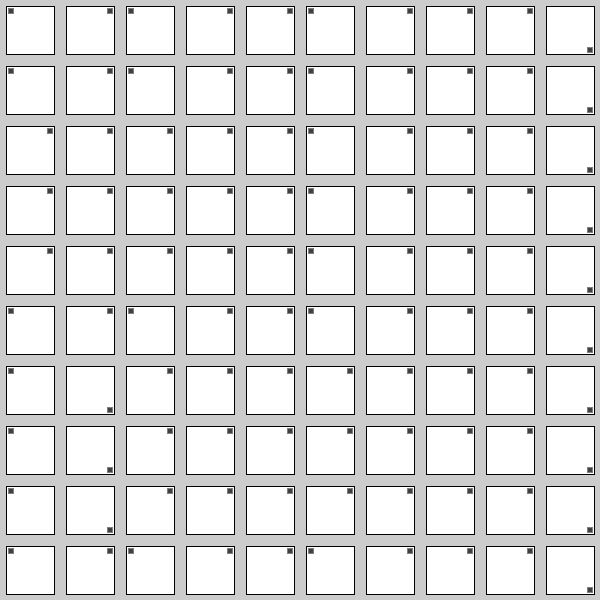
Frame 1 (no input)
Frame 2 (the mouse pressed at the canvas centre, redrawn once): identical to frame 1, image omitted

The Processing sketch that drew this single still picture (run headless with seeded random() and noise(); the mouse was pressed at the canvas centre and the sketch redrawn once):

// Processing sketch: squareCorners
// ── squareCorners.pde
float MARGIN_SIZE = 16.0;
int ROW_SIZE = 10;
float MAX_SQUARE_SIZE = 0.0;
float NOISE_SCALE = 0.000125;
float SQUARE_INTERVAL = 0.0;
PVector[] squares = new PVector[ROW_SIZE * ROW_SIZE];
int[] buckets = new int[4];

void setup() {
  println("setup() starting...");
  size(600,600);
  SQUARE_INTERVAL = ( width / ROW_SIZE);
  MAX_SQUARE_SIZE = SQUARE_INTERVAL * 0.8;
  MARGIN_SIZE = ( SQUARE_INTERVAL - MAX_SQUARE_SIZE ) / 2.0;
  squares = prepare_squares();
  println("setup() finished.");
  // frameRate(15);
  noLoop();
}

void mouseClicked() {
  squares = prepare_squares();
  NOISE_SCALE = mouseY;
  MAX_SQUARE_SIZE = mouseX / 2.0;
  println("NOISE_SCALE="+NOISE_SCALE+", MAX_SQUARE_SIZE="+MAX_SQUARE_SIZE);
}

void draw() {
  println("draw() starting...");
  clear();
  for (PVector square : squares) {
    // float cornerNoiseValue = noise(square.x / NOISE_SCALE, square.y / NOISE_SCALE, frameCount / NOISE_SCALE);
    float cornerNoiseValue = noise(square.x / NOISE_SCALE, square.y / NOISE_SCALE);
    // stroke(255, 0, 255);
    stroke(0);
    fill(255, 255, 255);
    // fill(58, 110, 165);
    rectMode(CORNER);
    rect(square.x, square.y, MAX_SQUARE_SIZE, MAX_SQUARE_SIZE);
    drawCorner(square, cornerNoiseValue);
  }
  println("buckets: "+buckets[0]+"-"+buckets[1]+"-"+buckets[2]+"-"+buckets[3]);
}

void drawCorner(PVector square, float noiseValue) {
  PVector corner = new PVector(0, 0);

  float ornamentSideLength = 5.0;
  float ornamentMargin = floor(ornamentSideLength * 0.8);
  ornamentMargin = ornamentSideLength;

  // top left
  if (noiseValue < 0.25) {
    corner = new PVector(square.x + ornamentMargin, square.y + ornamentMargin);
    buckets[0]++;
  }
  // top right
  else if (noiseValue < 0.5) {
    corner = new PVector(square.x + MAX_SQUARE_SIZE - ornamentMargin + 1, square.y + ornamentMargin);
    buckets[1]++;
  }
  // bottom right
  else if (noiseValue < 0.75) {
    corner = new PVector(square.x + MAX_SQUARE_SIZE - ornamentMargin + 1, square.y + MAX_SQUARE_SIZE - ornamentMargin + 1);
    buckets[2]++;
  }
  // bottom left
  else if (noiseValue <= 1.0) {
    corner = new PVector(square.x + ornamentMargin, square.y + MAX_SQUARE_SIZE - ornamentMargin);
    buckets[3]++;
  }

  // stroke(255,0,255);
  // fill(58,110,165);
  stroke(127);
  fill(64);
  rectMode(CENTER);
  rect(corner.x, corner.y, ornamentSideLength, ornamentSideLength);
}

PVector[] prepare_squares() {
  println("prepare_squares() starting...");

  int currentRow = 0;

  for (int i = 0; i < squares.length; i++) {
    int modulus = i % ROW_SIZE;

    float squareX = ( modulus * SQUARE_INTERVAL ) + MARGIN_SIZE;
    float squareY = ( currentRow * SQUARE_INTERVAL ) + MARGIN_SIZE;
    // println("xy="+squareX + "/" + squareY + ";mod="+modulus);
    PVector xy = new PVector(squareX, squareY);

    squares[i] = xy;
    if ((modulus+1) == ROW_SIZE) {
      currentRow++;
    }
  }

  return squares;
}
